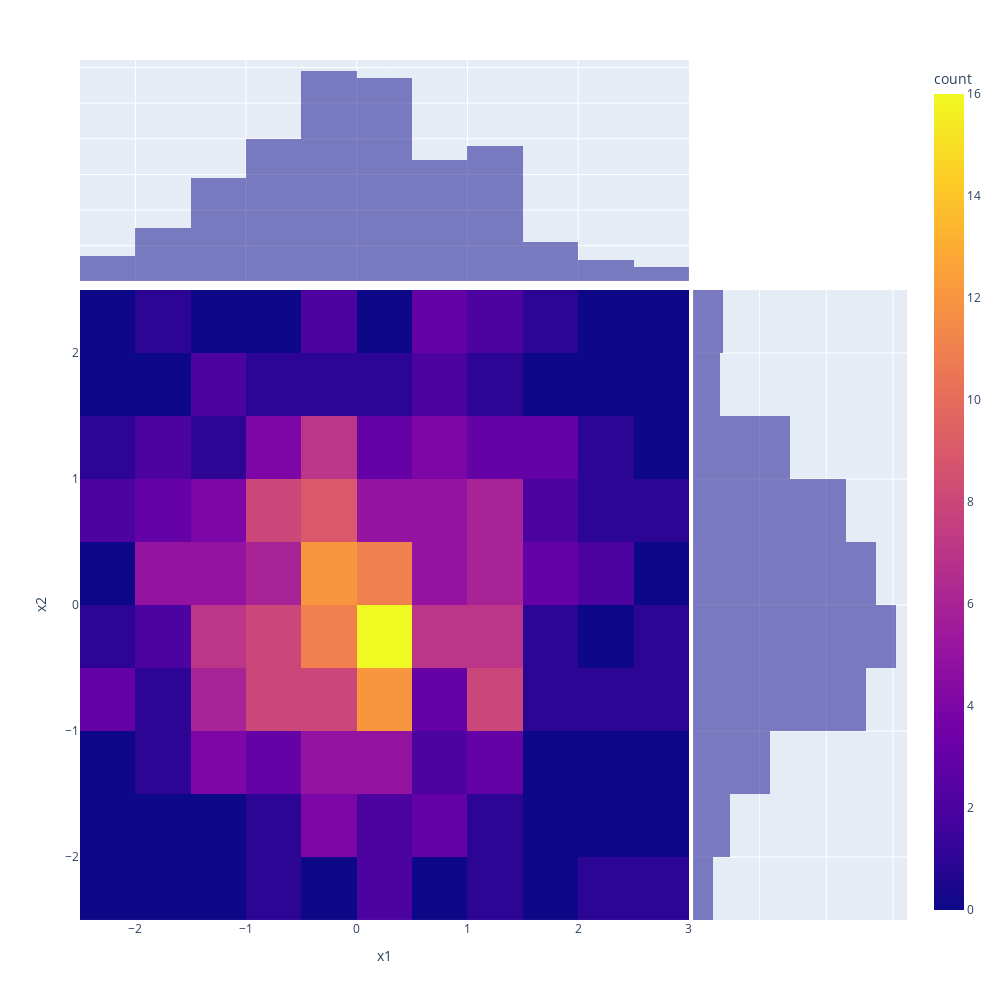

Write notebook code for a chart like this one.
### Code cell
px.density_heatmap(x, x="x1", y="x2", color_continuous_scale=px.colors.sequential.Plasma, 
                   marginal_x="histogram", marginal_y="histogram", width=1000, height=1000)

### Figure 1 — Plotly figure (JSON) as saved in the notebook; plotly's stock layout.template omitted (floating-point values rounded to 4 significant figures; data arrays with more than 128 entries replaced by an {"elided": "..."} marker saying what was removed)
{"data": [{"coloraxis": "coloraxis", "hoverlabel": {"namelength": 0}, "hovertemplate": "x1=%{x}<br>x2=%{y}<br>count=%{z}", "name": "", "type": "histogram2d", "x": {"elided": "300 float values"}, "xaxis": "x", "xbingroup": "x", "y": {"elided": "300 float values"}, "yaxis": "y", "ybingroup": "y"}, {"alignmentgroup": "True", "bingroup": "x", "hoverlabel": {"namelength": 0}, "hovertemplate": "x1=%{x}<br>count=%{y}", "legendgroup": "", "marker": {"color": "#0d0887"}, "name": "", "offsetgroup": "", "opacity": 0.5, "showlegend": false, "type": "histogram", "x": {"elided": "300 float values"}, "xaxis": "x3", "yaxis": "y3"}, {"alignmentgroup": "True", "bingroup": "y", "hoverlabel": {"namelength": 0}, "hovertemplate": "x2=%{y}<br>count=%{x}", "legendgroup": "", "marker": {"color": "#0d0887"}, "name": "", "offsetgroup": "", "opacity": 0.5, "showlegend": false, "type": "histogram", "xaxis": "x2", "y": {"elided": "300 float values"}, "yaxis": "y2"}], "layout": {"barmode": "overlay", "coloraxis": {"colorbar": {"title": {"text": "count"}}, "colorscale": [[0, "#0d0887"], [0.1111, "#46039f"], [0.2222, "#7201a8"], [0.3333, "#9c179e"], [0.4444, "#bd3786"], [0.5556, "#d8576b"], [0.6667, "#ed7953"], [0.7778, "#fb9f3a"], [0.8889, "#fdca26"], [1, "#f0f921"]]}, "height": 1000, "legend": {"tracegroupgap": 0}, "margin": {"t": 60}, "width": 1000, "xaxis": {"anchor": "y", "domain": [0, 0.7363], "title": {"text": "x1"}}, "xaxis2": {"anchor": "y2", "domain": [0.7413, 1], "matches": "x2", "showgrid": true, "showline": false, "showticklabels": false, "ticks": ""}, "xaxis3": {"anchor": "y3", "domain": [0, 0.7363], "matches": "x", "showgrid": true, "showticklabels": false}, "xaxis4": {"anchor": "y4", "domain": [0.7413, 1], "matches": "x2", "showgrid": true, "showline": false, "showticklabels": false, "ticks": ""}, "yaxis": {"anchor": "x", "domain": [0, 0.7326], "title": {"text": "x2"}}, "yaxis2": {"anchor": "x2", "domain": [0, 0.7326], "matches": "y", "showgrid": true, "showticklabels": false}, "yaxis3": {"anchor": "x3", "domain": [0.7426, 1], "matches": "y3", "showgrid": true, "showline": false, "showticklabels": false, "ticks": ""}, "yaxis4": {"anchor": "x4", "domain": [0.7426, 1], "matches": "y3", "showgrid": true, "showline": false, "showticklabels": false, "ticks": ""}}}
